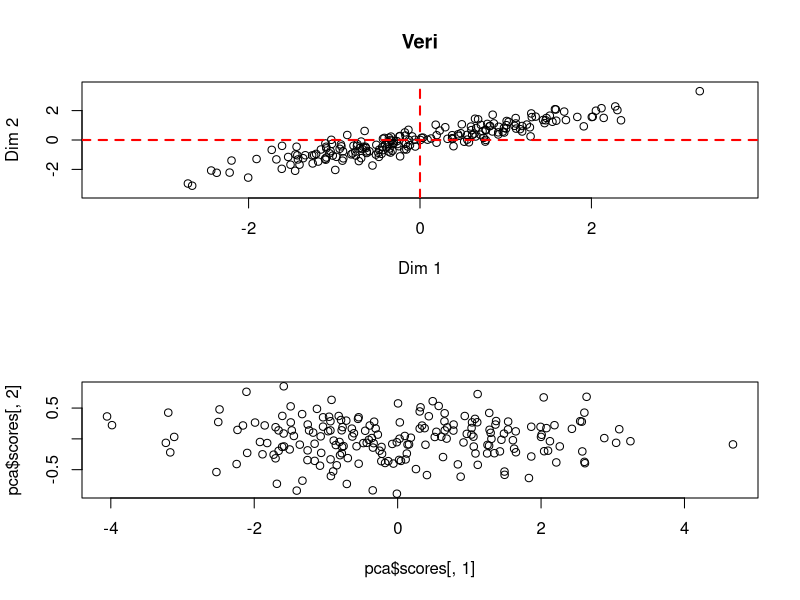
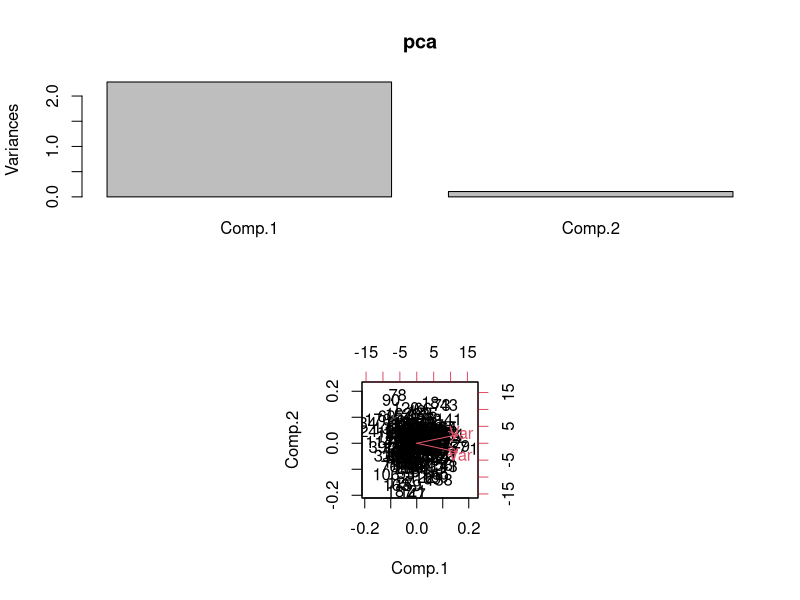

These charts were generated, in order, by the following R code:
require(MASS)
gozlemsayisi=200
degiskensayisi=2
ortalama=rep(0,degiskensayisi)
kovaryansmat=matrix(0,degiskensayisi,degiskensayisi)
diag(kovaryansmat)=1
kovaryansmat[1,2]=0.9
kovaryansmat[2,1]=0.9
dat=mvrnorm(gozlemsayisi, ortalama, kovaryansmat)
par(mfrow=c(2,1))
plotlim=1.1*max(abs(dat))
plot(dat[,1],dat[,2],
     xlim=c(-plotlim,plotlim),
     ylim=c(-plotlim,plotlim),
     xlab='Dim 1',ylab='Dim 2',main='Veri')

abline(h=0,lty=2,lwd=2,col='red')
abline(v=0,lty=2,lwd=2,col='red')

#?princomp
pca=princomp(dat)
str(pca)

#plot(pca$scores[,1],rep(0,gozlemsayisi))
plot(pca$scores[,1],pca$scores[,2])

summary(pca)
screeplot(pca)
biplot(pca)